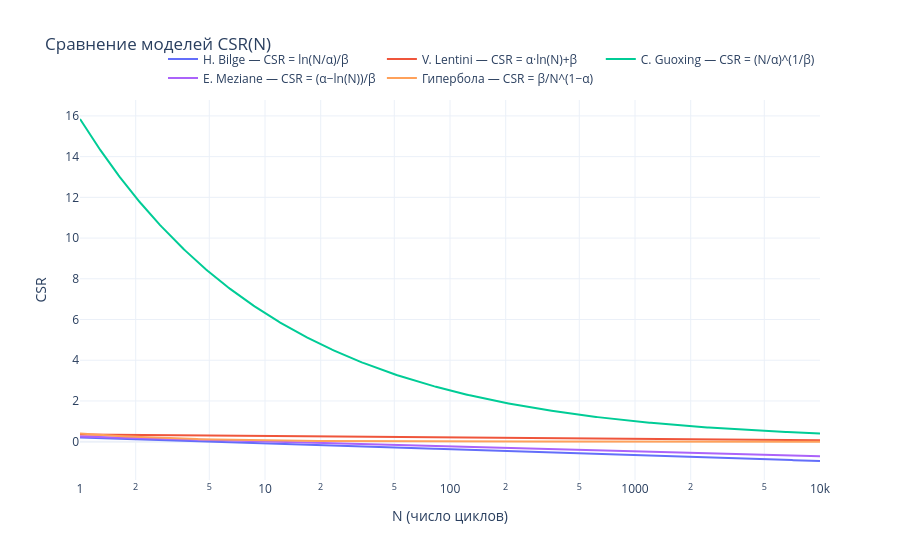

Source (notebook cell):
### Markdown cell above
## CSR(N) — все модели на одном графике

### Code cell
fig_csr = plot_curves_overlay(
    curves=[
        {
            "func": bilge_exponential_csr,
            "func_params": {"alpha": 5.0, "beta": -8.0},
            "label": "H. Bilge — CSR = ln(N/α)/β",
        },
        {
            "func": lentini_logarithmic_csr,
            "func_params": {"alpha": -0.03, "beta": 0.35},
            "label": "V. Lentini — CSR = α·ln(N)+β",
        },
        {
            "func": guoxing_power_csr,
            "func_params": {"alpha": 1000.0, "beta": -2.5},
            "label": "C. Guoxing — CSR = (N/α)^(1/β)",
        },
        {
            "func": meziane_logarithmic_csr,
            "func_params": {"alpha": 2.4, "beta": 9.5},
            "label": "E. Meziane — CSR = (α−ln(N))/β",
        },
        {
            "func": author_hyperbolic_csr,
            "func_params": {"alpha": 0.2, "beta": 0.4},
            "label": "Гипербола — CSR = β/N^(1−α)",
        },
    ],
    x_range=(1, 10000),
    x_arg_name="n_cycles",
    title="Сравнение моделей CSR(N)",
    x_label="N (число циклов)",
    y_label="CSR",
    log_x=True,
)
fig_csr.show()

### Figure 1 — Plotly figure (JSON) as saved in the notebook; plotly's stock layout.template omitted (floating-point values rounded to 4 significant figures; data arrays with more than 128 entries replaced by an {"elided": "..."} marker saying what was removed)
{"data": [{"line": {"color": "#636EFA", "width": 2}, "mode": "lines", "name": "H. Bilge — CSR = ln(N/α)/β", "type": "scatter", "x": {"elided": "500 float values"}, "y": {"elided": "500 float values"}, "yaxis": "y"}, {"line": {"color": "#EF553B", "width": 2}, "mode": "lines", "name": "V. Lentini — CSR = α·ln(N)+β", "type": "scatter", "x": {"elided": "500 float values"}, "y": {"elided": "500 float values"}, "yaxis": "y"}, {"line": {"color": "#00CC96", "width": 2}, "mode": "lines", "name": "C. Guoxing — CSR = (N/α)^(1/β)", "type": "scatter", "x": {"elided": "500 float values"}, "y": {"elided": "500 float values"}, "yaxis": "y"}, {"line": {"color": "#AB63FA", "width": 2}, "mode": "lines", "name": "E. Meziane — CSR = (α−ln(N))/β", "type": "scatter", "x": {"elided": "500 float values"}, "y": {"elided": "500 float values"}, "yaxis": "y"}, {"line": {"color": "#FFA15A", "width": 2}, "mode": "lines", "name": "Гипербола — CSR = β/N^(1−α)", "type": "scatter", "x": {"elided": "500 float values"}, "y": {"elided": "500 float values"}, "yaxis": "y"}], "layout": {"legend": {"orientation": "h", "x": 1, "xanchor": "right", "y": 1.02, "yanchor": "bottom"}, "title": {"text": "Сравнение моделей CSR(N)"}, "xaxis": {"title": {"text": "N (число циклов)"}, "type": "log"}, "yaxis": {"title": {"text": "CSR"}, "type": "linear"}}}
